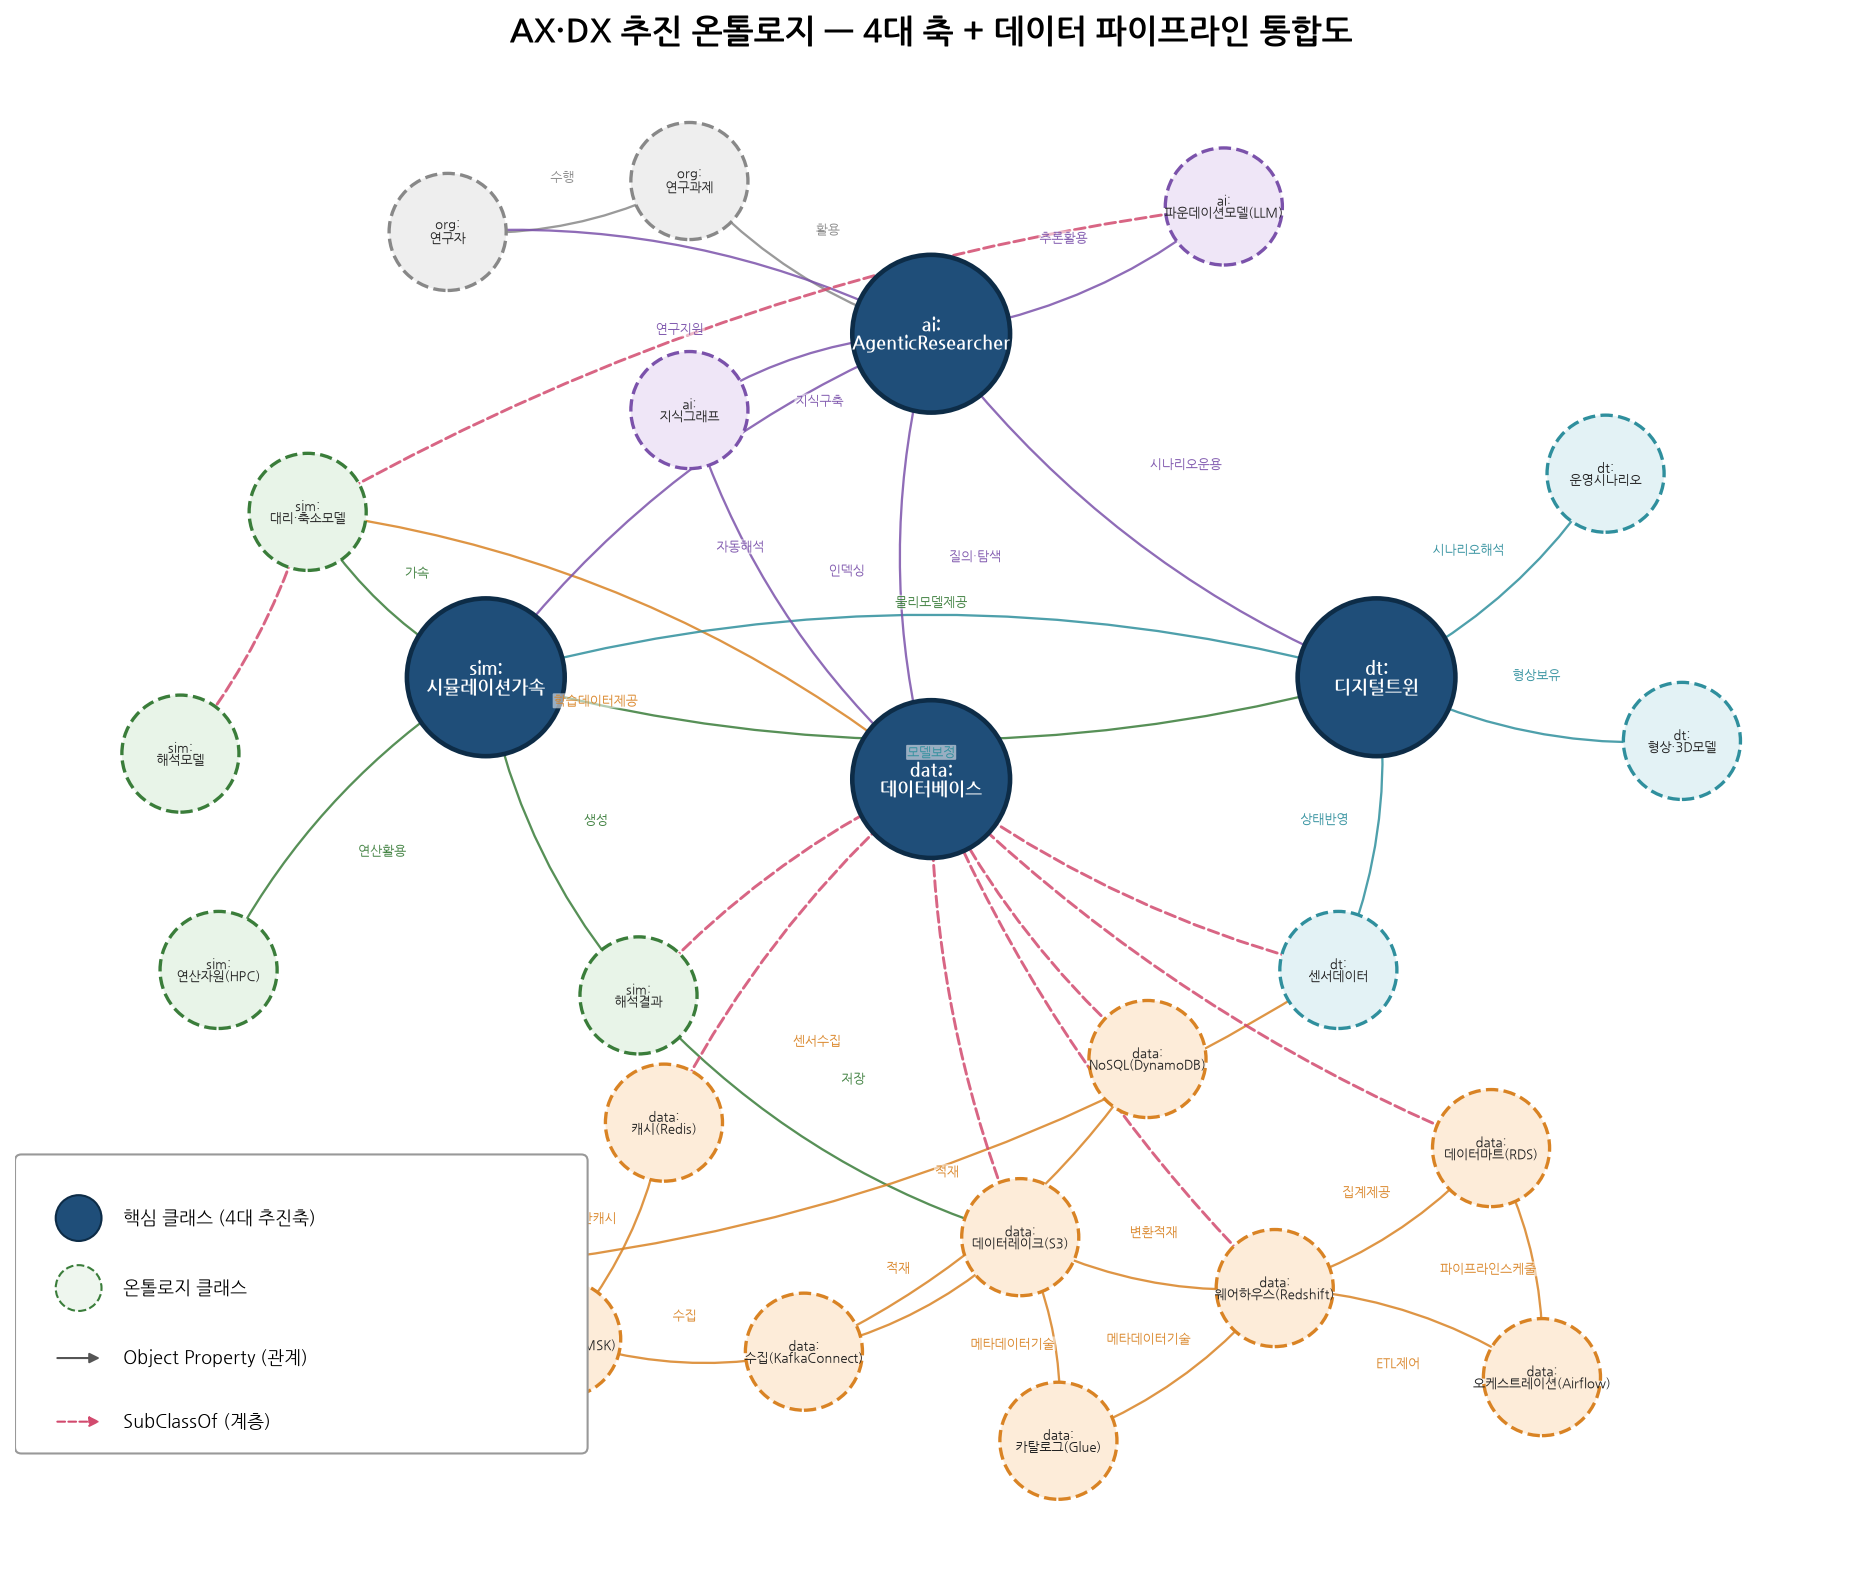

This figure's Python source:
# -*- coding: utf-8 -*-
"""AX/DX 추진 온톨로지 (4개 축 + 데이터 파이프라인) 시각화."""
import matplotlib
matplotlib.use("Agg")
import matplotlib.pyplot as plt
from matplotlib.patches import FancyArrowPatch, Circle, FancyBboxPatch
from matplotlib import font_manager as fm
import networkx as nx
import numpy as np

# ---- Korean font ----
FONT = "/usr/share/fonts/truetype/nanum/NanumGothicBold.ttf"
fm.fontManager.addfont(FONT)
fm.fontManager.addfont("/usr/share/fonts/truetype/nanum/NanumGothic.ttf")
plt.rcParams["font.family"] = "NanumGothic"
plt.rcParams["axes.unicode_minus"] = False

# domain palette
COL = {
    "pillar": "#1f4e79",   # core pillars (solid)
    "sim":    "#e8f4e8",   # 시뮬레이션 family
    "dt":     "#e3f2f5",   # 디지털트윈 family
    "data":   "#fdecd9",   # 데이터/파이프라인 family
    "ai":     "#efe6f7",   # agentic/AI family
    "org":    "#eeeeee",   # 조직/사람
}
EDGE_COL = {"sim": "#3a7d3a", "dt": "#2f8f9d", "data": "#d98324", "ai": "#7b52ab", "org": "#888888"}

# ---- Nodes: id -> (label, domain, kind) ; kind: pillar|class ----
N = {
    # 4 pillars (core)
    "SIM":   ("sim:시뮬레이션가속", "sim", "pillar"),
    "DT":    ("dt:디지털트윈", "dt", "pillar"),
    "DB":    ("data:데이터베이스", "data", "pillar"),
    "AGT":   ("ai:AgenticResearcher", "ai", "pillar"),
    # simulation family
    "AMODEL":("sim:해석모델", "sim", "class"),
    "SURR":  ("sim:대리·축소모델", "sim", "class"),
    "HPC":   ("sim:연산자원(HPC)", "sim", "class"),
    "SRES":  ("sim:해석결과", "sim", "class"),
    # digital twin family
    "SENS":  ("dt:센서데이터", "dt", "class"),
    "GEO":   ("dt:형상·3D모델", "dt", "class"),
    "SCEN":  ("dt:운영시나리오", "dt", "class"),
    # data pipeline family (from AWS arch)
    "SRC":   ("data:데이터소스(Device)", "data", "class"),
    "STRM":  ("data:스트리밍(IoT·MSK)", "data", "class"),
    "ING":   ("data:수집(KafkaConnect)", "data", "class"),
    "LAKE":  ("data:데이터레이크(S3)", "data", "class"),
    "WH":    ("data:웨어하우스(Redshift)", "data", "class"),
    "MART":  ("data:데이터마트(RDS)", "data", "class"),
    "NOSQL": ("data:NoSQL(DynamoDB)", "data", "class"),
    "CACHE": ("data:캐시(Redis)", "data", "class"),
    "CAT":   ("data:카탈로그(Glue)", "data", "class"),
    "ORCH":  ("data:오케스트레이션(Airflow)", "data", "class"),
    # agentic / ai family
    "LLM":   ("ai:파운데이션모델(LLM)", "ai", "class"),
    "KG":    ("ai:지식그래프", "ai", "class"),
    # org
    "RES":   ("org:연구자", "org", "class"),
    "PROJ":  ("org:연구과제", "org", "class"),
}

# ---- Object properties (directed, labeled) ----
OBJ = [
    # data pipeline flow
    ("SRC","STRM","스트리밍전송"), ("STRM","ING","수집"), ("ING","LAKE","적재"),
    ("ING","NOSQL","적재"), ("STRM","CACHE","실시간캐시"), ("LAKE","WH","변환적재"),
    ("CAT","LAKE","메타데이터기술"), ("CAT","WH","메타데이터기술"),
    ("WH","MART","집계제공"), ("ORCH","MART","파이프라인스케줄"), ("ORCH","WH","ETL제어"),
    # simulation
    ("SIM","SRES","생성"), ("SRES","LAKE","저장"), ("DB","SURR","학습데이터제공"),
    ("SURR","SIM","가속"), ("SIM","HPC","연산활용"), ("SIM","DT","물리모델제공"),
    # digital twin
    ("DT","SIM","모델보정"), ("SENS","DT","상태반영"), ("DT","GEO","형상보유"),
    ("DT","SCEN","시나리오해석"), ("SRC","SENS","센서수집"),
    # agentic
    ("AGT","DB","질의·탐색"), ("AGT","SIM","자동해석"), ("AGT","DT","시나리오운용"),
    ("AGT","LLM","추론활용"), ("AGT","KG","지식구축"), ("KG","DB","인덱싱"),
    # org
    ("RES","PROJ","수행"), ("PROJ","AGT","활용"), ("AGT","RES","연구지원"),
]

# ---- SubClassOf (taxonomy) ----
SUB = [
    ("LAKE","DB"), ("WH","DB"), ("MART","DB"), ("NOSQL","DB"), ("CACHE","DB"),
    ("SURR","AMODEL"), ("SRES","DB"), ("SENS","DB"),
    ("SURR","LLM"),  # 대리모델도 AI모델의 일종
]

# ---- Manual layout (semantic clusters) ----
pos = {
    # pillars (spine)
    "DB":(0,0), "SIM":(-3.5,0.8), "DT":(3.5,0.8), "AGT":(0,3.5),
    # simulation family (left)
    "AMODEL":(-5.9,0.2), "SURR":(-4.9,2.1), "HPC":(-5.6,-1.5), "SRES":(-2.3,-1.7),
    # digital twin family (right)
    "SENS":(3.2,-1.5), "GEO":(5.9,0.3), "SCEN":(5.3,2.4),
    # data pipeline (bottom)
    "SRC":(-4.6,-3.9), "STRM":(-2.9,-4.4), "ING":(-1.0,-4.5), "CACHE":(-2.1,-2.7),
    "LAKE":(0.7,-3.6), "NOSQL":(1.7,-2.2), "WH":(2.7,-4.0), "CAT":(1.0,-5.2),
    "MART":(4.4,-2.9), "ORCH":(4.8,-4.7),
    # ai / org (top)
    "LLM":(2.3,4.5), "KG":(-1.9,2.9), "RES":(-3.8,4.3), "PROJ":(-1.9,4.7),
}

fig, ax = plt.subplots(figsize=(19,13))
ax.set_axis_off()
ax.set_aspect("equal")
ax.set_xlim(-7.2,7.2); ax.set_ylim(-6.2,5.6)

R_PILLAR, R_CLASS = 0.62, 0.46

def draw_edge(u,v,color,style,label=None,rad=0.12,lw=1.2):
    p1,p2 = np.array(pos[u],float), np.array(pos[v],float)
    sa = R_PILLAR if N[u][2]=="pillar" else R_CLASS
    sb = R_PILLAR if N[v][2]=="pillar" else R_CLASS
    # convert data-unit shrink to points approx (fig ~equal aspect)
    arr = FancyArrowPatch(p1,p2, connectionstyle=f"arc3,rad={rad}",
                          arrowstyle="-|>", mutation_scale=11,
                          lw=lw, color=color, linestyle=style,
                          shrinkA=sa*34, shrinkB=sb*34, zorder=1, alpha=0.85)
    ax.add_patch(arr)
    if label:
        d = p2-p1; L=np.linalg.norm(d)+1e-9
        nrm = np.array([-d[1],d[0]])/L
        mid = (p1+p2)/2 + nrm*(rad*L*0.5) + nrm*0.10
        ax.text(mid[0],mid[1],label,fontsize=6.2,color=color,ha="center",va="center",
                zorder=4, alpha=0.95,
                bbox=dict(boxstyle="round,pad=0.08",fc="white",ec="none",alpha=0.55))

for u,v,l in OBJ:
    draw_edge(u,v,EDGE_COL[N[u][1]],"-",l,rad=0.14,lw=1.1)
for u,v in SUB:
    draw_edge(u,v,"#d24a6e","--",None,rad=-0.10,lw=1.4)

for n,(label,dom,kind) in N.items():
    x,y = pos[n]
    disp = label.replace(":", ":\n", 1)
    if kind=="pillar":
        ax.add_patch(Circle((x,y),R_PILLAR,facecolor=COL["pillar"],edgecolor="#0d2c47",
                            lw=2.2,zorder=3))
        ax.text(x,y,disp,fontsize=8.6,color="white",ha="center",va="center",
                zorder=5,fontweight="bold",linespacing=1.1)
    else:
        ax.add_patch(Circle((x,y),R_CLASS,facecolor=COL[dom],edgecolor=EDGE_COL[dom],
                            lw=1.6,linestyle="--",zorder=3))
        ax.text(x,y,disp,fontsize=6.0,color="#222",ha="center",va="center",
                zorder=5,linespacing=1.0)

# legend (bottom-left)
lx,ly = -7.0, -3.2
ax.add_patch(FancyBboxPatch((lx-0.15,ly-2.05),4.4,2.25,boxstyle="round,pad=0.05",
            fc="white",ec="#999",lw=1,zorder=6))
ax.add_patch(Circle((lx+0.3,ly-0.25),0.18,facecolor=COL["pillar"],ec="#0d2c47",zorder=7))
ax.text(lx+0.65,ly-0.25,"핵심 클래스 (4대 추진축)",fontsize=8.5,va="center",zorder=7)
ax.add_patch(Circle((lx+0.3,ly-0.8),0.18,facecolor="#eef6ee",ec="#3a7d3a",ls="--",zorder=7))
ax.text(lx+0.65,ly-0.8,"온톨로지 클래스",fontsize=8.5,va="center",zorder=7)
ax.annotate("",xy=(lx+0.5,ly-1.35),xytext=(lx+0.1,ly-1.35),
            arrowprops=dict(arrowstyle="-|>",color="#555"),zorder=7)
ax.text(lx+0.65,ly-1.35,"Object Property (관계)",fontsize=8.5,va="center",zorder=7)
ax.annotate("",xy=(lx+0.5,ly-1.85),xytext=(lx+0.1,ly-1.85),
            arrowprops=dict(arrowstyle="-|>",color="#d24a6e",ls="--"),zorder=7)
ax.text(lx+0.65,ly-1.85,"SubClassOf (계층)",fontsize=8.5,va="center",zorder=7)

ax.set_title("AX·DX 추진 온톨로지 — 4대 축 + 데이터 파이프라인 통합도",
             fontsize=16,fontweight="bold",pad=12)
plt.savefig("/home/user/similar-research-DB/ontology_axdx.png",dpi=150,bbox_inches="tight")
print("saved")
